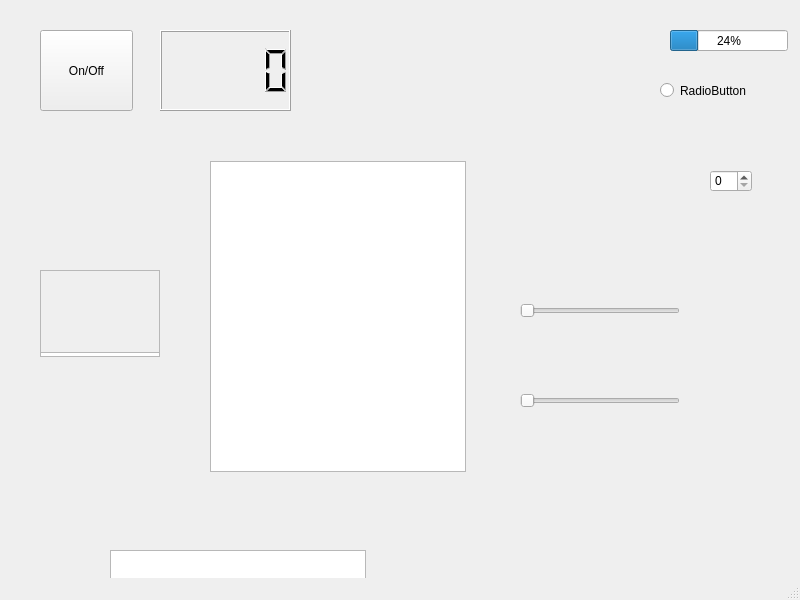
<?xml version="1.0" encoding="UTF-8"?>
<ui version="4.0">
 <class>MainWindow</class>
 <widget class="QMainWindow" name="MainWindow">
  <property name="geometry">
   <rect>
    <x>0</x>
    <y>0</y>
    <width>800</width>
    <height>600</height>
   </rect>
  </property>
  <property name="windowTitle">
   <string>MainWindow</string>
  </property>
  <widget class="QWidget" name="centralwidget">
   <widget class="QWidget" name="menu1" native="true">
    <property name="geometry">
     <rect>
      <x>-20</x>
      <y>140</y>
      <width>791</width>
      <height>381</height>
     </rect>
    </property>
    <widget class="QScrollArea" name="scrollArea">
     <property name="geometry">
      <rect>
       <x>60</x>
       <y>130</y>
       <width>120</width>
       <height>87</height>
      </rect>
     </property>
     <property name="widgetResizable">
      <bool>true</bool>
     </property>
     <widget class="QWidget" name="scrollAreaWidgetContents">
      <property name="geometry">
       <rect>
        <x>0</x>
        <y>0</y>
        <width>118</width>
        <height>85</height>
       </rect>
      </property>
      <widget class="QTextBrowser" name="textBrowser_2">
       <property name="geometry">
        <rect>
         <x>-55</x>
         <y>81</y>
         <width>771</width>
         <height>181</height>
        </rect>
       </property>
       <property name="html">
        <string>&lt;!DOCTYPE HTML PUBLIC &quot;-//W3C//DTD HTML 4.0//EN&quot; &quot;http://www.w3.org/TR/REC-html40/strict.dtd&quot;&gt;
&lt;html&gt;&lt;head&gt;&lt;meta name=&quot;qrichtext&quot; content=&quot;1&quot; /&gt;&lt;style type=&quot;text/css&quot;&gt;
p, li { white-space: pre-wrap; }
&lt;/style&gt;&lt;/head&gt;&lt;body style=&quot; font-family:'MS Shell Dlg 2'; font-size:7.8pt; font-weight:400; font-style:normal;&quot;&gt;
&lt;p style=&quot; margin-top:0px; margin-bottom:0px; margin-left:0px; margin-right:0px; -qt-block-indent:0; text-indent:0px;&quot;&gt;ABc&lt;/p&gt;&lt;/body&gt;&lt;/html&gt;</string>
       </property>
      </widget>
     </widget>
    </widget>
    <widget class="QSpinBox" name="spinBox">
     <property name="geometry">
      <rect>
       <x>730</x>
       <y>30</y>
       <width>42</width>
       <height>22</height>
      </rect>
     </property>
    </widget>
    <widget class="QGraphicsView" name="graphicsView">
     <property name="geometry">
      <rect>
       <x>230</x>
       <y>21</y>
       <width>256</width>
       <height>311</height>
      </rect>
     </property>
    </widget>
    <widget class="QSlider" name="horizontalSlider">
     <property name="geometry">
      <rect>
       <x>540</x>
       <y>150</y>
       <width>160</width>
       <height>41</height>
      </rect>
     </property>
     <property name="orientation">
      <enum>Qt::Horizontal</enum>
     </property>
    </widget>
    <widget class="QSlider" name="horizontalSlider_2">
     <property name="geometry">
      <rect>
       <x>540</x>
       <y>240</y>
       <width>160</width>
       <height>41</height>
      </rect>
     </property>
     <property name="orientation">
      <enum>Qt::Horizontal</enum>
     </property>
    </widget>
   </widget>
   <widget class="QWidget" name="widget" native="true">
    <property name="geometry">
     <rect>
      <x>20</x>
      <y>20</y>
      <width>771</width>
      <height>111</height>
     </rect>
    </property>
    <widget class="QPushButton" name="pushButton">
     <property name="geometry">
      <rect>
       <x>20</x>
       <y>10</y>
       <width>93</width>
       <height>81</height>
      </rect>
     </property>
     <property name="text">
      <string>On/Off</string>
     </property>
    </widget>
    <widget class="QRadioButton" name="radioButton">
     <property name="geometry">
      <rect>
       <x>640</x>
       <y>30</y>
       <width>121</width>
       <height>81</height>
      </rect>
     </property>
     <property name="text">
      <string>RadioButton</string>
     </property>
    </widget>
    <widget class="QLCDNumber" name="lcdNumber">
     <property name="geometry">
      <rect>
       <x>140</x>
       <y>10</y>
       <width>131</width>
       <height>81</height>
      </rect>
     </property>
    </widget>
    <widget class="QProgressBar" name="progressBar">
     <property name="geometry">
      <rect>
       <x>650</x>
       <y>10</y>
       <width>118</width>
       <height>21</height>
      </rect>
     </property>
     <property name="value">
      <number>24</number>
     </property>
    </widget>
   </widget>
   <widget class="QTextBrowser" name="textBrowser">
    <property name="geometry">
     <rect>
      <x>110</x>
      <y>550</y>
      <width>256</width>
      <height>192</height>
     </rect>
    </property>
   </widget>
  </widget>
  <widget class="QMenuBar" name="menubar">
   <property name="geometry">
    <rect>
     <x>0</x>
     <y>0</y>
     <width>800</width>
     <height>26</height>
    </rect>
   </property>
  </widget>
  <widget class="QStatusBar" name="statusbar"/>
 </widget>
 <resources/>
 <connections/>
</ui>
